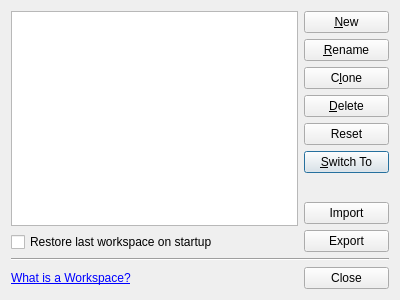
<?xml version="1.0" encoding="UTF-8"?>
<ui version="4.0">
 <class>ADS::WorkspaceDialog</class>
 <widget class="QDialog" name="ADS::WorkspaceDialog">
  <property name="geometry">
   <rect>
    <x>0</x>
    <y>0</y>
    <width>400</width>
    <height>300</height>
   </rect>
  </property>
  <property name="windowTitle">
   <string>Workspace Manager</string>
  </property>
  <layout class="QGridLayout" name="gridLayout">
   <item row="0" column="0">
    <widget class="WorkspaceView" name="workspaceView">
     <property name="sizePolicy">
      <sizepolicy hsizetype="Expanding" vsizetype="Expanding">
       <horstretch>1</horstretch>
       <verstretch>1</verstretch>
      </sizepolicy>
     </property>
    </widget>
   </item>
   <item row="0" column="1" rowspan="2">
    <layout class="QVBoxLayout" name="verticalLayout">
     <property name="leftMargin">
      <number>0</number>
     </property>
     <property name="rightMargin">
      <number>0</number>
     </property>
     <item>
      <widget class="QPushButton" name="btCreateNew">
       <property name="text">
        <string>&amp;New</string>
       </property>
      </widget>
     </item>
     <item>
      <widget class="QPushButton" name="btRename">
       <property name="text">
        <string>&amp;Rename</string>
       </property>
      </widget>
     </item>
     <item>
      <widget class="QPushButton" name="btClone">
       <property name="text">
        <string>C&amp;lone</string>
       </property>
      </widget>
     </item>
     <item>
      <widget class="QPushButton" name="btDelete">
       <property name="text">
        <string>&amp;Delete</string>
       </property>
      </widget>
     </item>
     <item>
      <widget class="QPushButton" name="btReset">
       <property name="text">
        <string>Reset</string>
       </property>
      </widget>
     </item>
     <item>
      <widget class="QPushButton" name="btSwitch">
       <property name="text">
        <string>&amp;Switch To</string>
       </property>
       <property name="default">
        <bool>true</bool>
       </property>
      </widget>
     </item>
     <item>
      <spacer name="verticalSpacer">
       <property name="orientation">
        <enum>Qt::Vertical</enum>
       </property>
       <property name="sizeHint" stdset="0">
        <size>
         <width>85</width>
         <height>48</height>
        </size>
       </property>
      </spacer>
     </item>
     <item>
      <widget class="QPushButton" name="btImport">
       <property name="text">
        <string>Import</string>
       </property>
      </widget>
     </item>
     <item>
      <widget class="QPushButton" name="btExport">
       <property name="text">
        <string>Export</string>
       </property>
      </widget>
     </item>
    </layout>
   </item>
   <item row="1" column="0">
    <widget class="QCheckBox" name="autoLoadCheckBox">
     <property name="text">
      <string>Restore last workspace on startup</string>
     </property>
    </widget>
   </item>
   <item row="2" column="0" colspan="2">
    <widget class="Line" name="line">
     <property name="orientation">
      <enum>Qt::Horizontal</enum>
     </property>
    </widget>
   </item>
   <item row="3" column="0">
    <widget class="QLabel" name="whatsAWorkspaceLabel">
     <property name="text">
      <string>&lt;a href=&quot;qthelp://org.qt-project.qtcreator/doc/creator-project-managing-workspaces.html&quot;&gt;What is a Workspace?&lt;/a&gt;</string>
     </property>
    </widget>
   </item>
   <item row="3" column="1">
    <widget class="QDialogButtonBox" name="buttonBox">
     <property name="sizePolicy">
      <sizepolicy hsizetype="Expanding" vsizetype="Fixed">
       <horstretch>0</horstretch>
       <verstretch>0</verstretch>
      </sizepolicy>
     </property>
     <property name="orientation">
      <enum>Qt::Vertical</enum>
     </property>
     <property name="standardButtons">
      <set>QDialogButtonBox::Close</set>
     </property>
     <property name="centerButtons">
      <bool>true</bool>
     </property>
    </widget>
   </item>
  </layout>
 </widget>
 <customwidgets>
  <customwidget>
   <class>WorkspaceView</class>
   <extends>QTreeView</extends>
   <header>workspaceview.h</header>
  </customwidget>
 </customwidgets>
 <resources/>
 <connections>
  <connection>
   <sender>buttonBox</sender>
   <signal>rejected()</signal>
   <receiver>ADS::WorkspaceDialog</receiver>
   <slot>reject()</slot>
   <hints>
    <hint type="sourcelabel">
     <x>191</x>
     <y>244</y>
    </hint>
    <hint type="destinationlabel">
     <x>114</x>
     <y>237</y>
    </hint>
   </hints>
  </connection>
  <connection>
   <sender>buttonBox</sender>
   <signal>accepted()</signal>
   <receiver>ADS::WorkspaceDialog</receiver>
   <slot>accept()</slot>
   <hints>
    <hint type="sourcelabel">
     <x>246</x>
     <y>237</y>
    </hint>
    <hint type="destinationlabel">
     <x>78</x>
     <y>216</y>
    </hint>
   </hints>
  </connection>
 </connections>
</ui>
